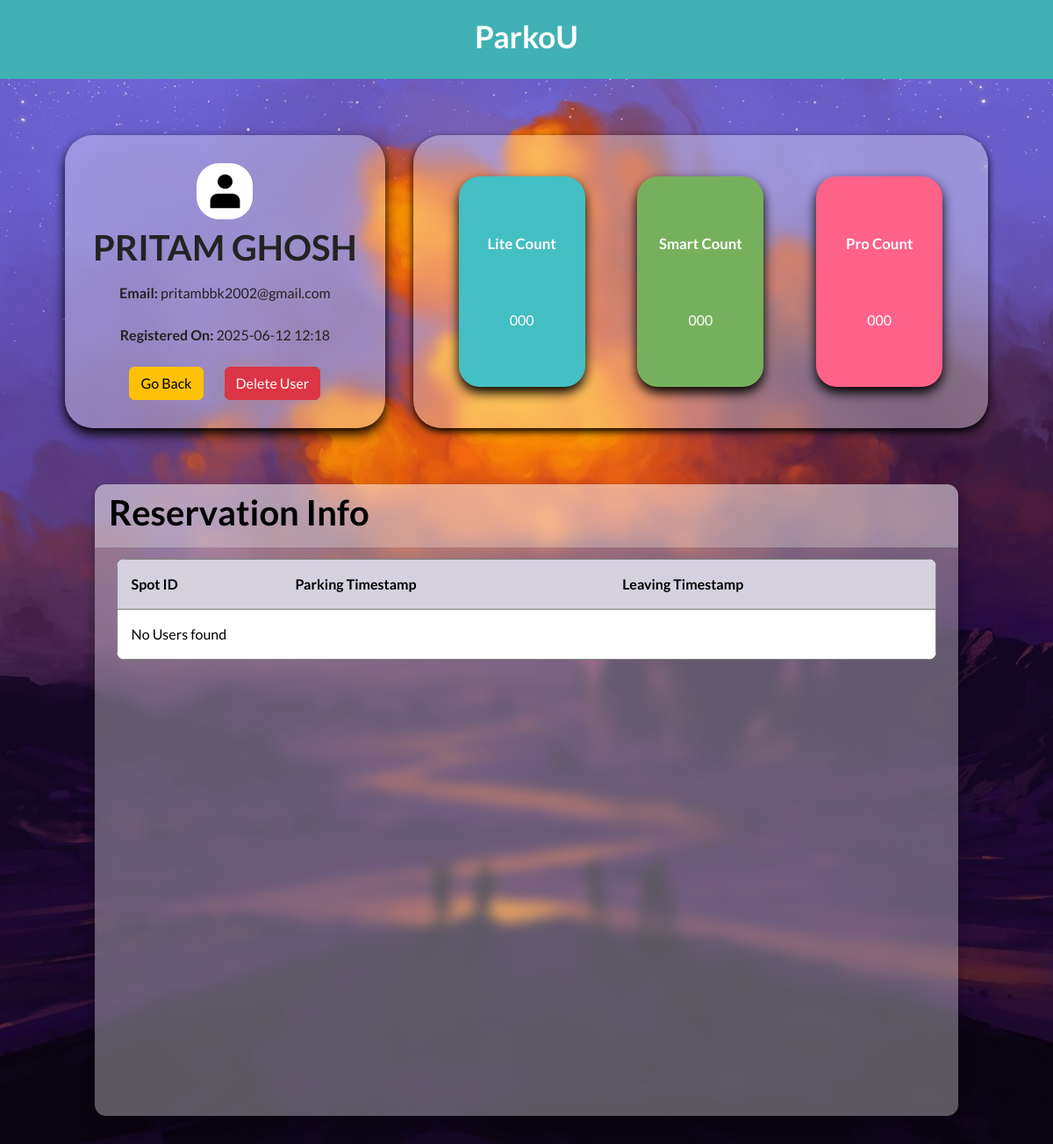
/admin/user/info?email=pritambbk2002@gmail.com (signed in), run on an earlier commit of the app's database.
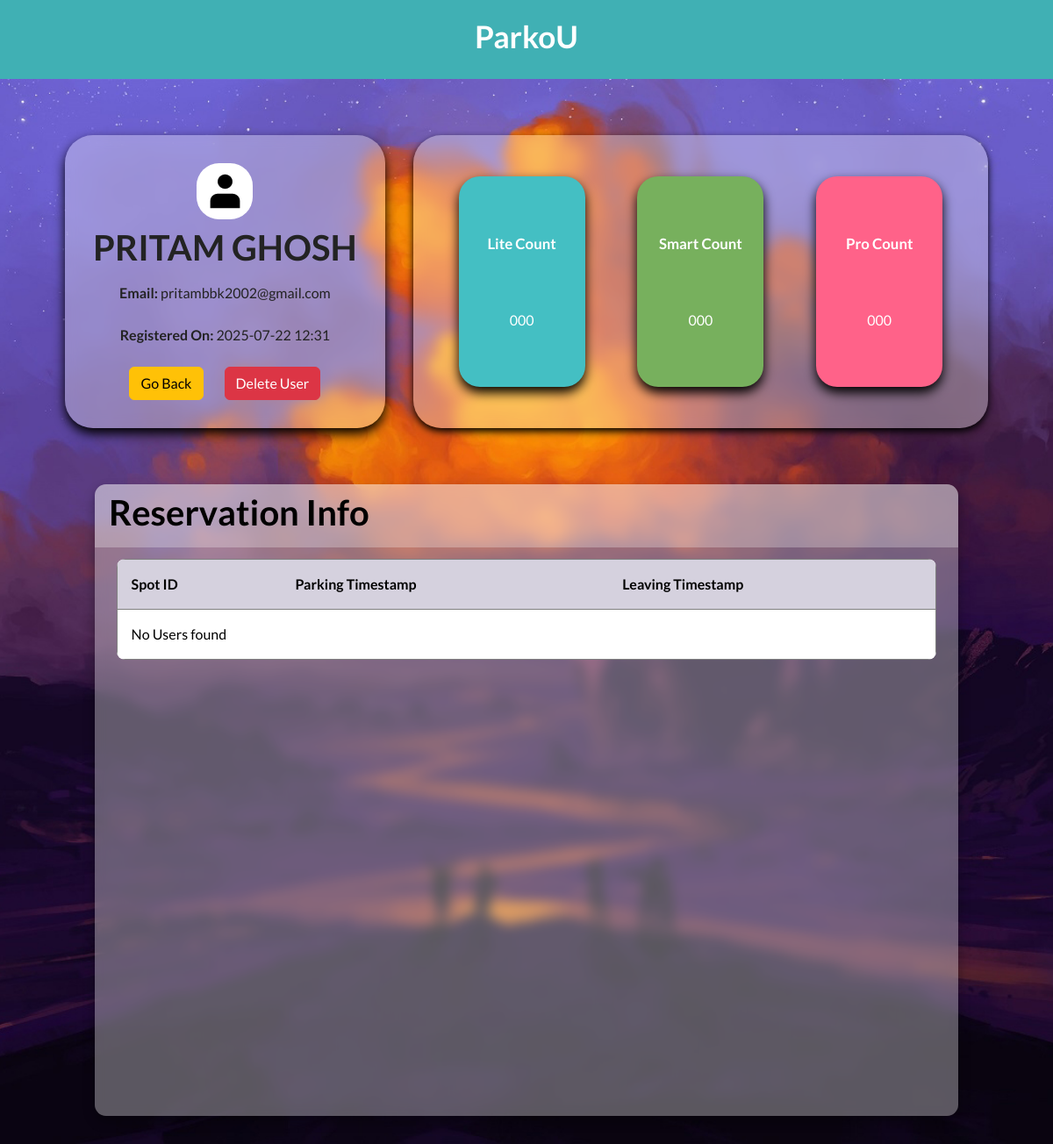
And on a later commit of the database.
### models/models.py (models this page shows, shortened)
class User(db.Model):
    __tablename__="user"
    id = db.Column(db.Integer, primary_key=True)
    fullName = db.Column(db.String(128), nullable = False, unique = False)
    emailId = db.Column(db.String(128), nullable = False, unique = True)
    passhash = db.Column(db.String(128), nullable = False, unique = False)
    is_admin = db.Column(db.Boolean, nullable = False, default = False)
    registered_on = db.Column(db.DateTime, nullable=False, default=datetime.utcnow)
    reservation = db.relationship('Reservation', cascade = "all, delete", passive_deletes = True, back_populates = 'user')
    @property
    def password(self):
        raise AttributeError('Password is secret')

### controllers/routes.py (the view)
@app.route('/admin/user/info', methods=['GET'])
@admin_required
def admin_user_info():
    email = request.args.get('email')
    if email:
        user = User.query.filter_by(emailId = email).first()
        if user:
            return render_template("/after_login_part/admin_side/user_info.html", user = user)
        else:
            return redirect(url_for('user_details'))

### controllers/routes.py (called while the page is built)
def admin_required(func):
    @wraps(func)
    def inner(*args,**kwargs):
        if "user_id" not in session:
            return redirect(url_for('login_page'))
        user=User.query.get(session['user_id'])
        if not user.is_admin:
            flash('You are not a authorized personel')
            return redirect(url_for('login_page'))
        return func(*args,**kwargs)
    return inner

### templates/after_login_part/admin_side/user_info.html (shortened to what the changed rows need)
{% extends "base.html" %}
{% block stylesheet %}
    <link rel="stylesheet" href="/static/css/after_login/admin_side/user_info.css">
{% endblock %}
{% block content %}
<main>
    <div class="container">
        <div class="top-container">
            <div class="left-top">
                <div class="profile-image">
                    <img src="/static/images/user-svgrepo-com.svg" id="profile-image-demo" alt="">
                </div>
                {% if user %}
                    <h1>{{ user.fullName }}</h1>
                    <p><strong>Email:</strong> {{ user.emailId }}</p>
                    <p><strong>Registered On:</strong> {{ user.registered_on.strftime('%Y-%m-%d %H:%M') }}</p>
                {% else %}
                    <h2>No user found with that email.</h2>
                {% endif %}
                <div class="controls">
                    <a href="{{ url_for('user_details') }}">
                    </a>
                    <form action="{{ url_for('delete_user', user_id = user.id) }}" method="POST" onsubmit="return confirm('Are you sure you want to delete this User?');">
                    </form>
                </div>
            </div>
        </div>
        <div class="bottom-container table" id="customers_table">
            <section class="table__header">
                <h1>Reservation Info</h1>
            </section>
            <section class="table__body">
                <table border="1">
                    <thead>
                        <tr>
                            <th> Spot ID </th>
                            <th> Parking Timestamp </th>
                            <th> Leaving Timestamp </th>
                        </tr>
                    </thead>
                </table>
            </section>
        </div>
    </div>
</main>
{% endblock %}

What changed in the data, as far as the page shows it:
changed User "PRITAM GHOSH": registered_on "2025-06-12 12:18" → "2025-07-22 12:31"
